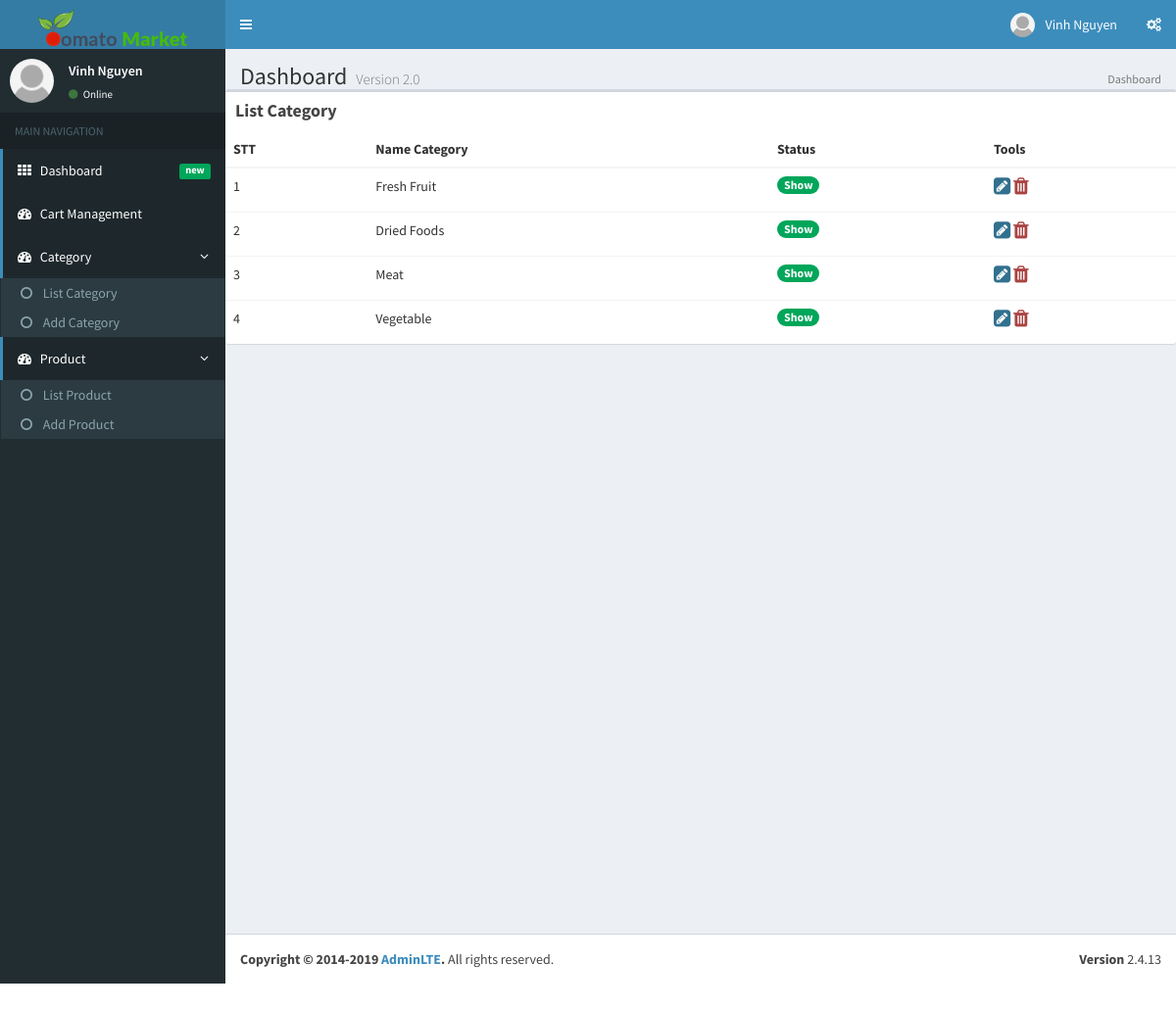
The page /admin/list-category.php (signed in) on the database its author committed.
### tables this page shows
CREATE TABLE `category` (
  `id` int(11) NOT NULL,
  `name` varchar(250) NOT NULL,
  `status` tinyint(4) NOT NULL DEFAULT 1
);

### admin/list-category.php (the view, shortened to what this page needs)
<?php
    include './header.php';
    $list = mysqli_query($conn,"SELECT * FROM category");
?>
<?php include './sidebar.php'?>
    <div class="box">
        <div class="box-header">
            <h3 class="box-title" style="font-weight: bold">List Category</h3>
        </div>
        <div class="box-body no-padding">
            <table class="table" id="my-table">
                <thead>
                    <tr>
                        <th>STT</th>
                        <th>Name Category</th>
                        <th>Status</th>
                        <th style="width: 20%">Tools</th>
                    </tr>
                </thead>
                <tbody>
                    <?php foreach($list as $key => $value ){ ?>
                    <tr>
                        <td>
                            <?php echo $key + 1 ?>
                        </td>
                        <td>
                            <?php echo $value['name'] ?>
                        </td>
                        <?php if($value["status"] == 1){ ?>
                        <td>
                            <p class="badge bg-green">Show</p>
                        </td>
                        <?php }else{ ?>
                        <td>
                            <p class="badge bg-yellow">Hidden</p>
                        </td>
                        <?php } ?>
                        <td>
                            <a href="./edit-category.php?id=<?php echo $value['id'] ?>"><i class="fa fa-pencil-square text-info" style="font-size: 20px" aria-hidden="true"></i></a>
                            <a href="./delete-category.php?id=<?php echo $value['id'] ?>"><i class="fa fa-trash text-danger" style="font-size: 20px" aria-hidden="true"></i></a>
                        </td>
                    </tr>
                    <?php } ?>
                </tbody>
            </table>
        </div>
    </div>
</div>
<?php include './footer.php'?>

### rows shown on the page
category: name "Fresh Fruit", status "Show"
category: name "Dried Foods", status "Show"
category: name "Meat", status "Show"
category: name "Vegetable", status "Show"

### other values the page prints
$_SESSION['login']['name'] "Vinh Nguyen"
